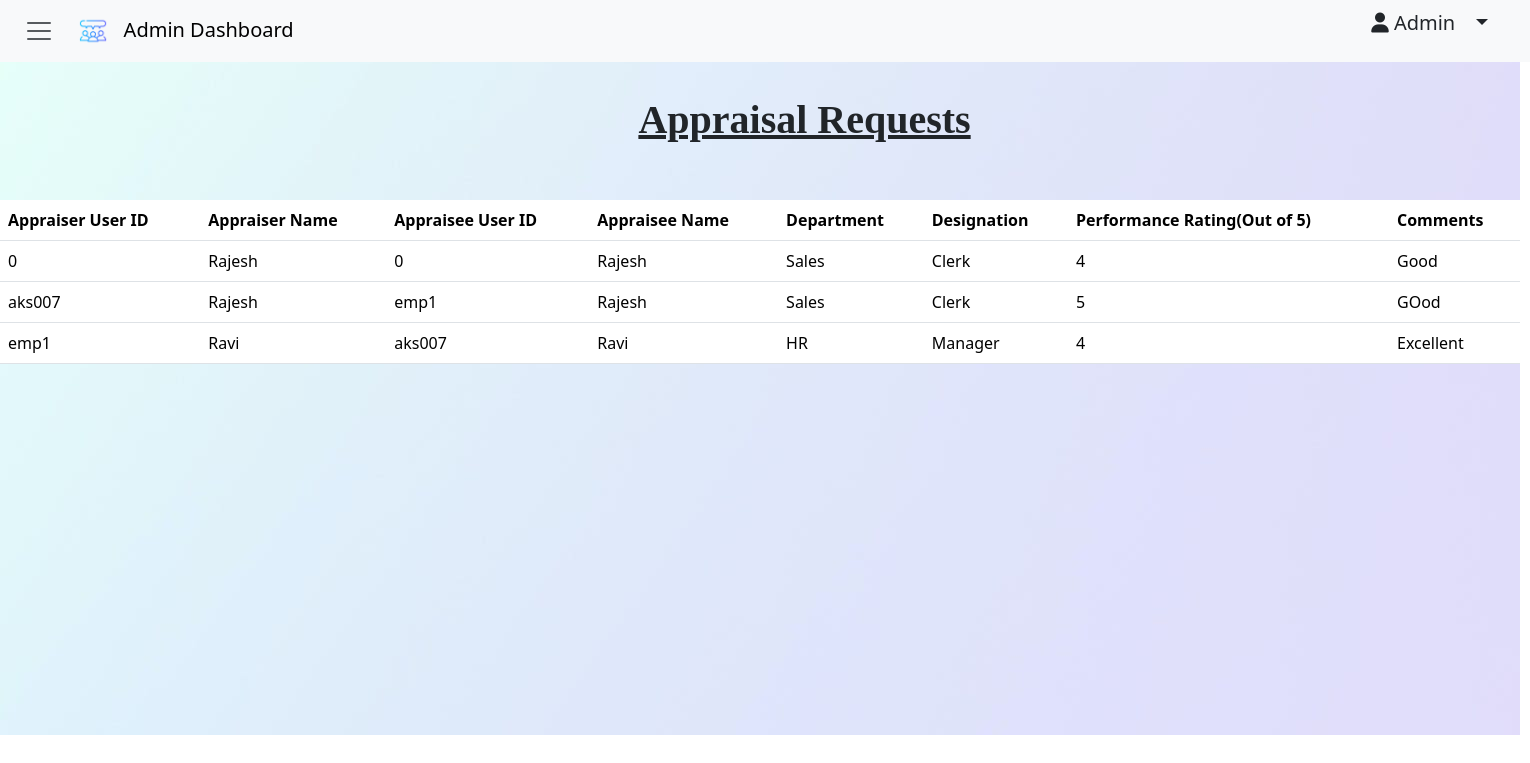
Screenshot of /admin_appraisal/ with the database file from the repository.
### employeeapp/models.py (models this page shows)
class Appraisal(models.Model):
    appraiseruserid=models.CharField(max_length=100, default=0)
    appraiseeuserid=models.CharField(max_length=100, default=0)
    name=models.CharField(max_length=256, null=False, blank=False)
    department=models.CharField(max_length=128)
    designation=models.CharField(max_length=128)
    performancerating=models.IntegerField(max_length=5)
    comments=models.TextField(max_length=2000)

### adminapp/views.py (the view)
# urls.py: path('admin_appraisal/', views.admin_appraisal, name='admin_appraisal'),
def admin_appraisal(request):
    app= Appraisal.objects.all()
    return render(request, "admin_appraisal.html", { 'appdetails': app})

### adminapp/templates/admin_appraisal.html (shortened to what this page needs)
<!DOCTYPE html>
<html lang="en">
{% load static %}
<head>
    <link href="bootstrap.css" rel="stylesheet">
    <link href="https://cdn.jsdelivr.net/npm/bootstrap@5.3.3/dist/css/bootstrap.min.css" rel="stylesheet"
>
    <link rel="stylesheet" href="https://cdnjs.cloudflare.com/ajax/libs/font-awesome/6.5.2/css/all.min.css" />
</head>
<body>
    <div id="outer">
        <div id="navbar">
            <nav class="navbar bg-body-tertiary fixed-top">
                <div class="container-fluid">
                    <button class="navbar-toggler" id="navtoggler" type="button" data-bs-toggle="offcanvas"
                        data-bs-target="#offcanvasNavbar" aria-controls="offcanvasNavbar"
                        aria-label="Toggle navigation">
                        <span class="navbar-toggler-icon">
                            <a class="navbar-brand" id="nav-title" href="#">
                                <img src="../static/logo.png" alt="Logo" width="30" height="30"
                                    class="d-inline-block align-text-top">
                                &nbsp;
                                Admin Dashboard
                            </a>
                        </span>
                    </button>
                    <ul>
                        <li class="nav-item dropdown">
                            <a class="nav-link dropdown-toggle" href="#" role="button" data-bs-toggle="dropdown"
                                aria-expanded="false" style="font-size: 20px;"><i class="fa-solid fa-user"></i>
                                Admin &nbsp;
                            </a>
                        </li>
                    </ul>
                </div>
            </nav>
        </div>
        <div id="body">
            <h1><b><u>Appraisal Requests</u></b></h1>
            <br /><br />
            <table class="table">
                <thead>
                    <tr>
                        <th scope="col">Appraiser User ID</th>
                        <th scope="col">Appraiser Name</th>
                        <th scope="col">Appraisee User ID</th>
                        <th scope="col">Appraisee Name</th>
                        <th scope="col">Department</th>
                        <th scope="col">Designation</th>
                        <th scope="col">Performance Rating(Out of 5)</th>
                        <th scope="col">Comments</th>
                    </tr>
                </thead>
                <tbody>
                    {% for a in appdetails %}
                    <tr>
                        <td>{{a.appraiseruserid}}</td>
                        <td>{{a.name}}</td>
                        <td>{{a.appraiseeuserid}}</td>
                        <td>{{a.name}}</td>
                        <td>{{a.department}}</td>
                        <td>{{a.designation}}</td>
                        <td>{{a.performancerating}}</td>
                        <td>{{a.comments}}</td>
                    </tr>
                    {% endfor %}
                </tbody>
            </table>
        </div>
    </div>
</body>
</html>

### adminapp/templates/admin_appraisal.html (style rules this page uses)
#outer { height: 735px; width: 1520px; background-image: url(../static/background.jpg); }
#navbar { height: 50px; }
#navtoggler { border: none; }
#nav-title { margin-left: 180%; }
.container-fluid ul { margin-right: 2%; list-style-type: none; }
#body h1 { font-family: calibri; margin-top: 3%; margin-left: 42%; }

### rows the page displays
Appraisal: appraiseruserid "0", name "Rajesh", appraiseeuserid "0", department "Sales", designation "Clerk", performancerating "4", comments "Good"
Appraisal: appraiseruserid "aks007", name "Rajesh", appraiseeuserid "emp1", department "Sales", designation "Clerk", performancerating "5", comments "GOod"
Appraisal: appraiseruserid "emp1", name "Ravi", appraiseeuserid "aks007", department "HR", designation "Manager", performancerating "4", comments "Excellent"
